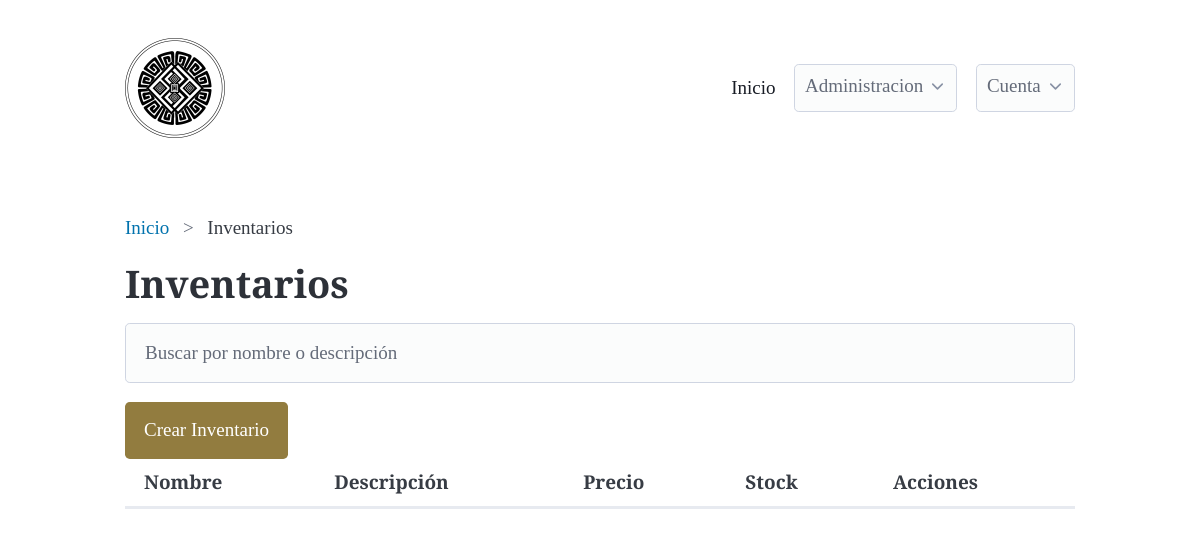
Before: /inventories/inventories_list/ (signed in) with the older database file.
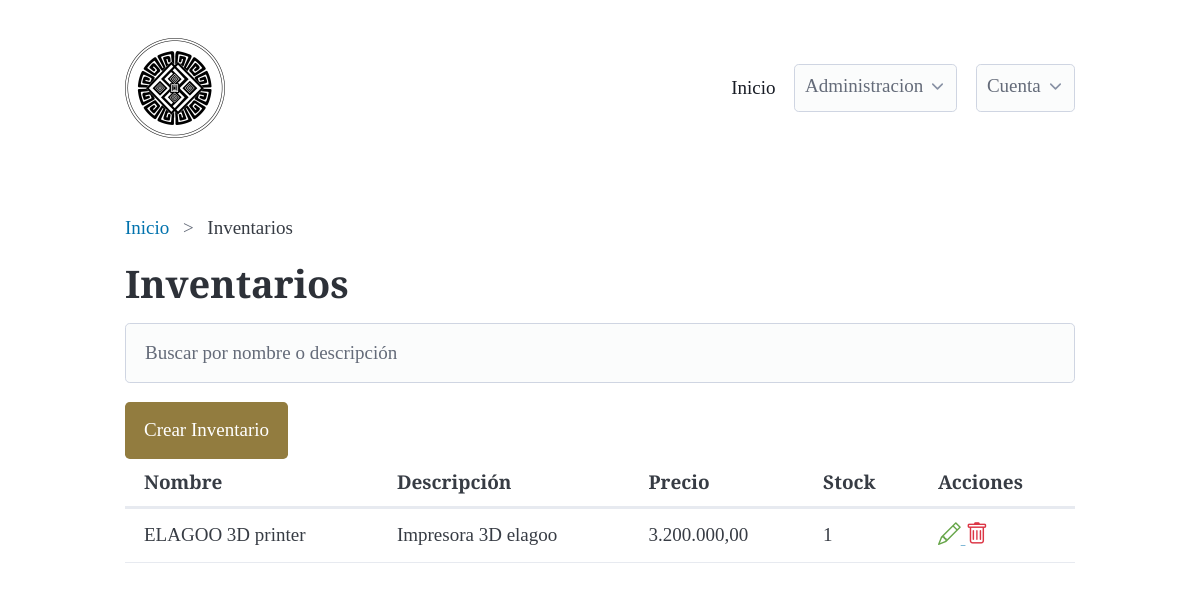
After: the same page with the newer database file.
### inventories/models.py (models this page shows, shortened)
class Inventory(models.Model):
    name = models.CharField(max_length=100)
    description = models.TextField()
    price = models.DecimalField(max_digits=10, decimal_places=2,validators=[MinValueValidator(0)])
    stock = models.IntegerField(validators=[MinValueValidator(0)])
    created_at = models.DateTimeField(auto_now_add=True)
    updated_at = models.DateTimeField(auto_now=True)

### inventories/views.py (the view)
# urls.py: path('inventories_list/', views.InventoriesListView.as_view(), name='inventories_list'),
class InventoriesListView(ListView):
    model = Inventory
    template_name = 'inventories/inventories_list.html'
    context_object_name = 'inventories'

### inventories/templates/inventories/inventories_list.html (shortened to what this page needs)
{% extends 'base.html' %}
{% block breadcrumb %}
<nav aria-label="breadcrumb">
    <ul>
       <li><a href="{% url 'dashboard:dashboard' %}">Inicio</a></li>
      <li>Inventarios</li>
    </ul>
  </nav>
{% endblock %}
{% block content %}
<h1>Inventarios</h1>
{% include 'includes/search_by_description.html' %}
<button onclick="window.location.href='{% url 'inventories:inventories_create' %}'">Crear Inventario</button>
<table>
    <thead>
        <tr>
            <th>Nombre</th>
            <th>Descripción</th>
            <th>Precio</th>
            <th>Stock</th>
            <th>Acciones</th>
        </tr>
    </thead>
    <tbody>
        {% for inventory in inventories %}
        <tr>
            <td>{{ inventory.name }}</td>
            <td>{{ inventory.description }}</td>
            <td>{{ inventory.price }}</td>
            <td>{{ inventory.stock }}</td>
            <td>
                <a class="edit-option" href="{% url 'inventories:inventories_update' inventory.id %}">
                    <i class="bi bi-pencil"></i>
                </a>
                <a class="delete-option" href="{% url 'inventories:inventories_delete' inventory.id %}">
                    <i class="bi bi-trash"></i>
                </a>
            </td>
        </tr>
        {% endfor %}
    </tbody>
</table>
{% endblock %}

Changed rows visible on the page:
added Inventory: name "ELAGOO 3D printer", description "Impresora 3D elagoo", price "3.200.000,00", stock "1"
